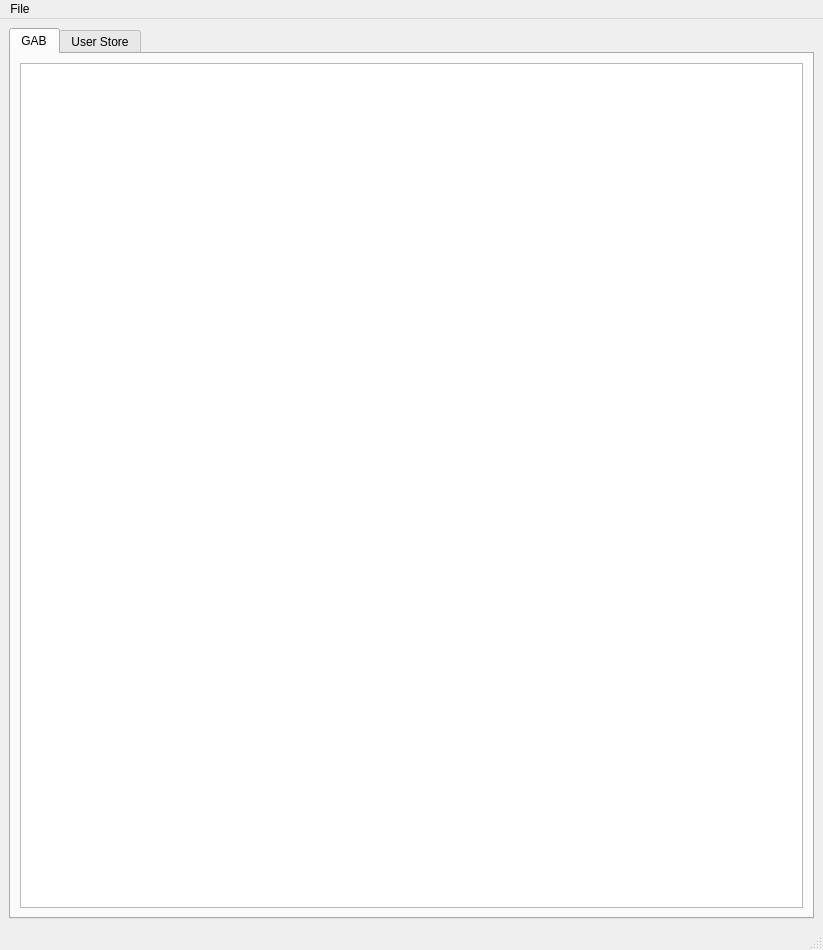
<?xml version="1.0" encoding="UTF-8"?>
<ui version="4.0">
 <class>MainWindow</class>
 <widget class="QMainWindow" name="MainWindow">
  <property name="geometry">
   <rect>
    <x>0</x>
    <y>0</y>
    <width>823</width>
    <height>950</height>
   </rect>
  </property>
  <property name="windowTitle">
   <string>Zarafa Inspector</string>
  </property>
  <property name="layoutDirection">
   <enum>Qt::LeftToRight</enum>
  </property>
  <widget class="QWidget" name="centralwidget">
   <property name="sizePolicy">
    <sizepolicy hsizetype="Maximum" vsizetype="Expanding">
     <horstretch>0</horstretch>
     <verstretch>0</verstretch>
    </sizepolicy>
   </property>
   <layout class="QVBoxLayout" name="verticalLayout_2">
    <item>
     <widget class="QTabWidget" name="tabWidget">
      <property name="currentIndex">
       <number>0</number>
      </property>
      <property name="tabsClosable">
       <bool>false</bool>
      </property>
      <widget class="QWidget" name="GAB">
       <attribute name="title">
        <string>GAB</string>
       </attribute>
       <layout class="QVBoxLayout" name="verticalLayout_3">
        <item>
         <layout class="QVBoxLayout" name="verticalLayout">
          <property name="sizeConstraint">
           <enum>QLayout::SetMaximumSize</enum>
          </property>
          <item>
           <widget class="QTableWidget" name="gabwidget">
            <property name="sizePolicy">
             <sizepolicy hsizetype="Preferred" vsizetype="Preferred">
              <horstretch>0</horstretch>
              <verstretch>0</verstretch>
             </sizepolicy>
            </property>
            <property name="autoFillBackground">
             <bool>true</bool>
            </property>
           </widget>
          </item>
         </layout>
        </item>
       </layout>
      </widget>
      <widget class="QWidget" name="userstore">
       <attribute name="title">
        <string>User Store</string>
       </attribute>
       <layout class="QVBoxLayout" name="verticalLayout_5">
        <item>
         <layout class="QHBoxLayout" name="horizontalLayout">
          <item>
           <widget class="QTreeWidget" name="foldertreeWidget">
            <property name="sizePolicy">
             <sizepolicy hsizetype="Preferred" vsizetype="Preferred">
              <horstretch>0</horstretch>
              <verstretch>0</verstretch>
             </sizepolicy>
            </property>
            <column>
             <property name="text">
              <string>Folders</string>
             </property>
            </column>
           </widget>
          </item>
          <item>
           <widget class="QListWidget" name="recordlistWidget">
            <property name="sizePolicy">
             <sizepolicy hsizetype="Preferred" vsizetype="Preferred">
              <horstretch>0</horstretch>
              <verstretch>0</verstretch>
             </sizepolicy>
            </property>
           </widget>
          </item>
          <item>
           <widget class="QTableWidget" name="propertytableWidget"/>
          </item>
         </layout>
        </item>
        <item>
         <widget class="QTableWidget" name="recordtableWidget">
          <property name="sizePolicy">
           <sizepolicy hsizetype="Preferred" vsizetype="Preferred">
            <horstretch>0</horstretch>
            <verstretch>0</verstretch>
           </sizepolicy>
          </property>
         </widget>
        </item>
       </layout>
      </widget>
     </widget>
    </item>
   </layout>
  </widget>
  <widget class="QMenuBar" name="menubar">
   <property name="geometry">
    <rect>
     <x>0</x>
     <y>0</y>
     <width>823</width>
     <height>27</height>
    </rect>
   </property>
   <widget class="QMenu" name="menuFile">
    <property name="title">
     <string>File</string>
    </property>
    <addaction name="actionQuit"/>
    <addaction name="actionSync"/>
   </widget>
   <addaction name="menuFile"/>
  </widget>
  <widget class="QStatusBar" name="statusbar"/>
  <action name="actionQuit">
   <property name="text">
    <string>Quit</string>
   </property>
   <property name="shortcut">
    <string>Ctrl+Q</string>
   </property>
  </action>
  <action name="actionSync">
   <property name="text">
    <string>Sync</string>
   </property>
   <property name="shortcut">
    <string>Ctrl+S</string>
   </property>
  </action>
 </widget>
 <resources/>
 <connections>
  <connection>
   <sender>actionQuit</sender>
   <signal>activated()</signal>
   <receiver>MainWindow</receiver>
   <slot>close()</slot>
   <hints>
    <hint type="sourcelabel">
     <x>-1</x>
     <y>-1</y>
    </hint>
    <hint type="destinationlabel">
     <x>611</x>
     <y>419</y>
    </hint>
   </hints>
  </connection>
 </connections>
</ui>
